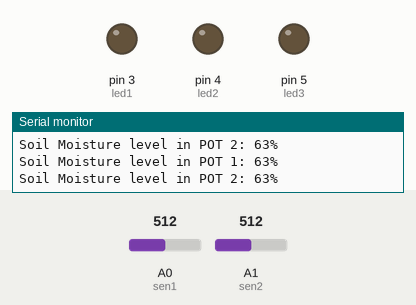
Simulated run of this sketch. Board: Arduino Uno, built with avr-gcc and run on an emulated ATmega328P. On the bench: output pins drawn as LEDs (lit = HIGH), the last lines printed to the serial monitor. Inputs (shaded band) come from the test bench; at power-on: A0 (sen1) = 512, A1 (sen2) = 512.

Above: at 3.8 s.
3.9 s: A0 (sen1) set to 939
7.8 s: A0 (sen1) set to 961
At 10.4 s:
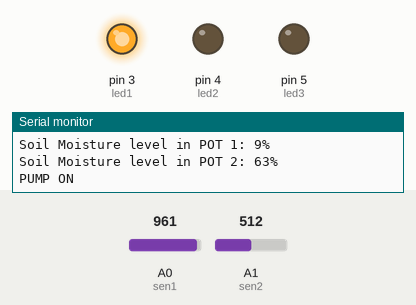
Timing chart, 0 to 11.9 s (numbered marks = the images above; inputs shaded):
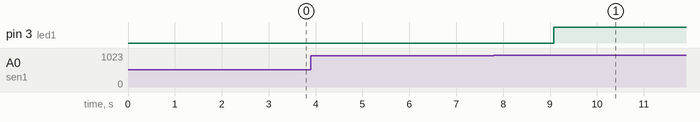

Measured:
- the behaviour switches between 953 and 954 on A0 (sen1) (found by bisection; images 0 and 1)
- after the input at 7.8 s, pin 3 (led1): LOW → HIGH after 1.3 s

The sketch:

Self_plant_watering_sys.ino
```cpp
#define sen1 A0
#define sen2 A1
int led1=3,led2=4,led3=5, pump_rly=3;
void setup()
{
  // put your setup code here, to run once:
  pinMode(led1,OUTPUT);
  pinMode(led2,OUTPUT);
  pinMode(led3,OUTPUT);
  pinMode(pump_rly,OUTPUT);
  digitalWrite(led1,LOW);
  digitalWrite(led2,LOW);
  digitalWrite(led3,LOW);
  digitalWrite(pump_rly,LOW);
  Serial.begin(9600);
  Serial.println("automatic irrigation system using arduino");
}

void loop()
{
  // put your main code here, to run repeatedly:
  int sen1_value, sen2_value,soil_moisture_level_1,soil_moisture_level_2;
  sen1_value = analogRead(sen1);
  sen2_value = analogRead(sen2);
  soil_moisture_level_1 = map(sen1_value,200,1020,100,1);
  soil_moisture_level_2 = map(sen2_value,200,1020,100,1);
  Serial.print("Soil Moisture level in POT 1: ");
  Serial.print(soil_moisture_level_1);
  Serial.println("%");
  Serial.print("Soil Moisture level in POT 2: ");
  Serial.print(soil_moisture_level_2);
  Serial.println("%");


  if((soil_moisture_level_1<10) || (soil_moisture_level_2<10))
    {
      Serial.println("PUMP ON");
      digitalWrite(pump_rly,HIGH);

    }

  if((soil_moisture_level_1>94) && (soil_moisture_level_2>94))
  {
    Serial.println("PUMP OFF");
    digitalWrite(pump_rly,LOW);
  }
  delay(3000);
}
```
